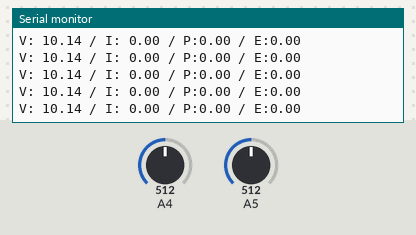
A sketch run on a simulated Arduino Uno, built with avr-gcc and run on an emulated ATmega328P. Parts: the last lines printed to the serial monitor. The test bench sets the inputs (shaded band); at power-on: A5 = 512, A4 = 512.

Above: at 1.2 s.
1.3 s: A5 set to 492
At 1.42 s:
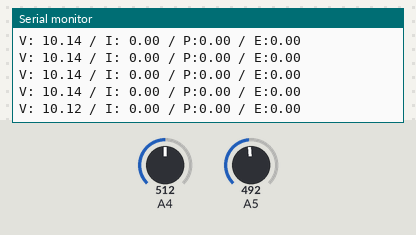
5.8 s: A4 set to 776
At 5.81 s:
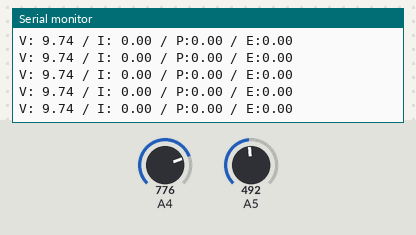
8.8 s: A4 set to 799
At 8.9 s:
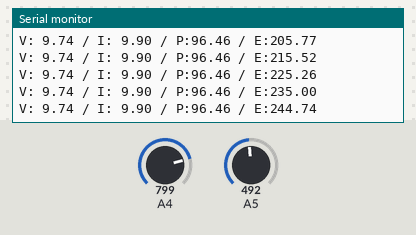
10.3 s: A4 set to 555
At 10.32 s:
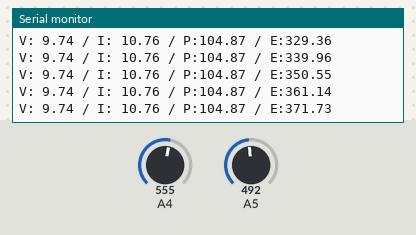
11.8 s: A4 set to 529
At 11.87 s:
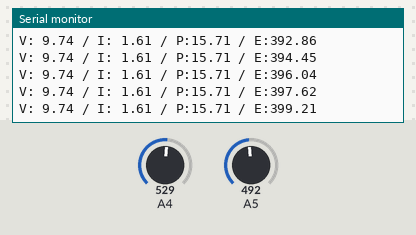
Timing chart, 0 to 14.3 s (numbered marks = the images above; inputs shaded):
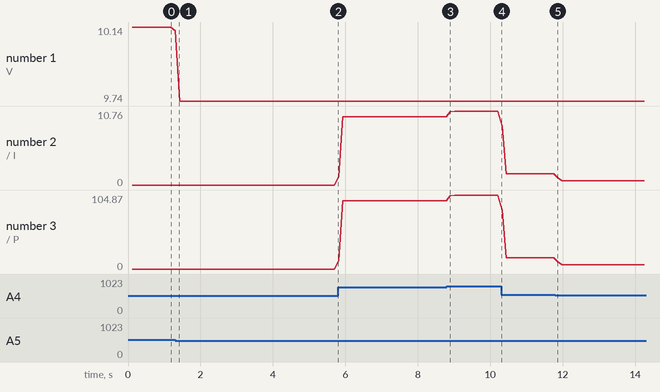

The sketch:

EnergyMeters.ino
```cpp
/* SolOasis Energy Meter
*
*  @author Ya-Liang Chang
*  @version 1.0 2017-11-08
*
*/
int POWER_METER_MEASURE_PERIOD = 2;
int AVG_CICLE = 50;
int CURRENT_BIAS = 512;
double CURRENT_RATIO = 0.0375;
double VOLTAGE_RATIO = 4.056;
double currentSensorValue = 0;
double voltageSensorValue = 0;
double actualCurrent = 0;
double actualVoltage = 0;
double energy = 0;
void setup() {
  Serial.begin(9600);
  Serial.println("Current sensing program start");

}

void loop() {
  currentSensorValue = 0;
  voltageSensorValue = 0;
  actualCurrent = 0;
  actualVoltage = 0;
  // Calculate 100 ms average current and voltage,
  // and approximate energy = sum of {(I * V) * 2ms}
  for (int i=0; i<AVG_CICLE; i++){
    double currentInThisLoop = (analogRead(A4) - CURRENT_BIAS) * CURRENT_RATIO;
    double voltageInThisLoop = analogRead(A5) * VOLTAGE_RATIO / 1024 * 5;
    currentSensorValue += currentInThisLoop;
    voltageSensorValue += voltageInThisLoop;
    energy += currentInThisLoop * voltageInThisLoop * POWER_METER_MEASURE_PERIOD / 1000;
    delay(POWER_METER_MEASURE_PERIOD);
  }

  actualCurrent = currentSensorValue / AVG_CICLE;
  actualVoltage = voltageSensorValue / AVG_CICLE;
  //Compensate time taken my these calculations (about 1 millisecond)
  energy += actualVoltage * actualCurrent / 1000;
  Serial.print("V: ");
  Serial.print(actualVoltage);
  Serial.print(" / I: ");
  Serial.print(actualCurrent);
  Serial.print(" / P:");
  Serial.print(actualVoltage * actualCurrent);
  Serial.print(" / E:");
  Serial.println(energy);
}
```

Measured:
- after the input at 1.3 s, the serial monitor: prints a new line at once (image 1)
- plotted number 1: 10.14 → 9.74 after the input at 1.3 s
- plotted number 2: 0 → 9.9 after the input at 5.8 s, 9.9 → 10.76 after the input at 8.8 s, 10.76 → 1.61 after the input at 10.3 s, 1.61 → 0.64 after the input at 11.8 s
- plotted number 3: 0 → 96.46 after the input at 5.8 s, 96.46 → 104.87 after the input at 8.8 s, 104.87 → 15.71 after the input at 10.3 s, 15.71 → 6.21 after the input at 11.8 s
